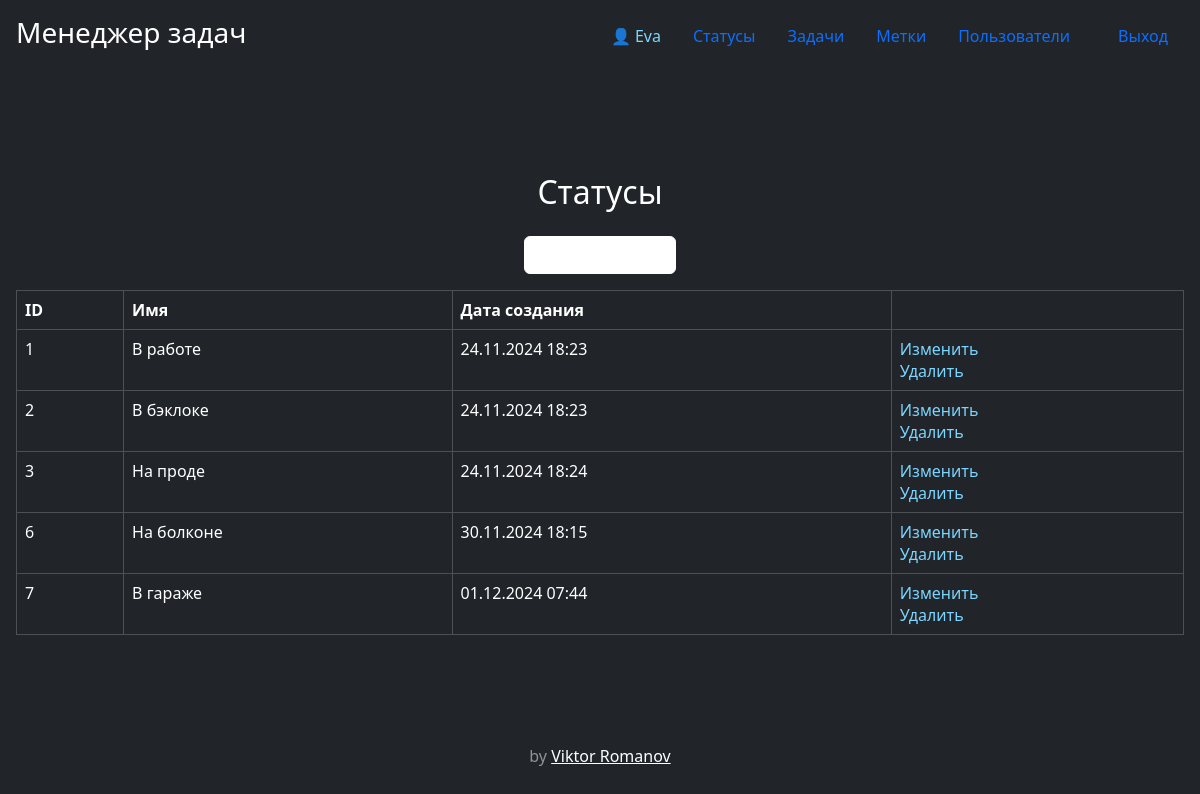
/statuses/ (signed in), run on an earlier commit of the app's database.
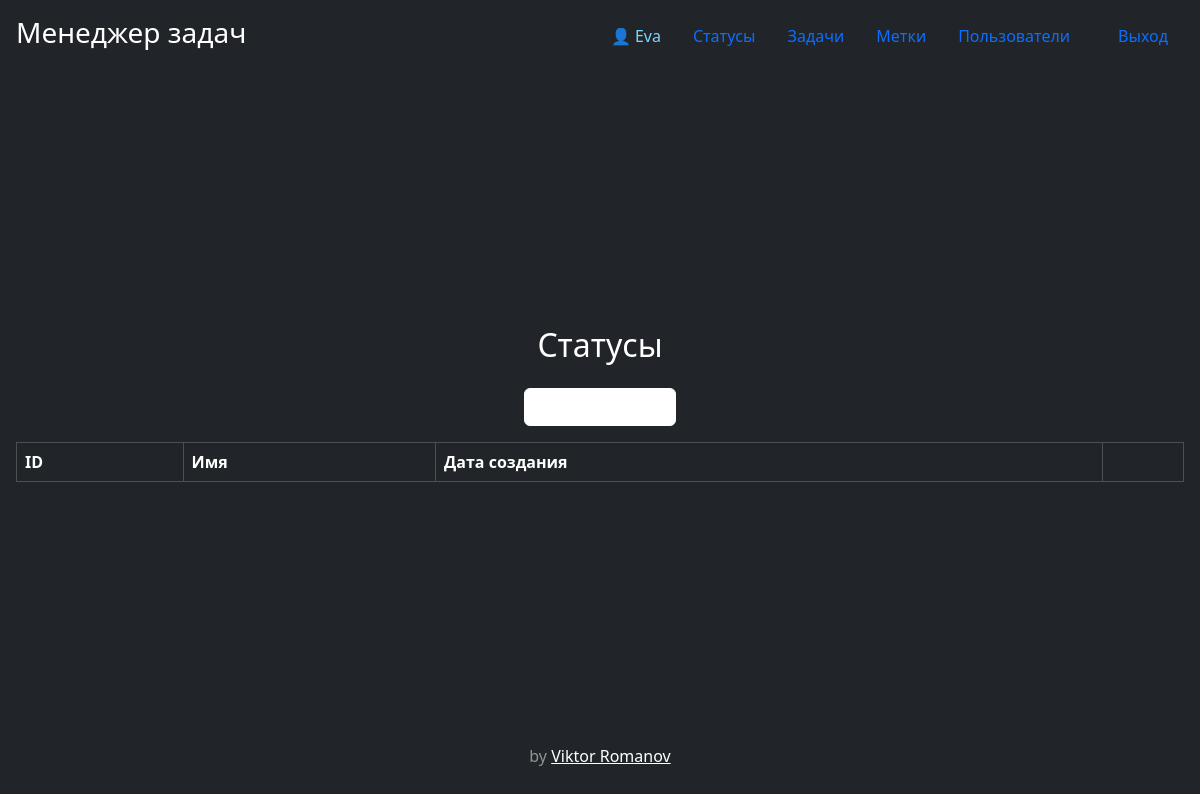
And on a later commit of the database.
### task_manager/users/models.py (models this page shows, shortened)
class User(AbstractUser):
    first_name = models.CharField(blank=False, max_length=150)
    last_name = models.CharField(blank=False, max_length=150)
    USERNAME_FIELD = 'username'

### task_manager/statuses/models.py (models this page shows, shortened)
class Status(models.Model):
    name = models.CharField(max_length=255)
    created_at = models.DateTimeField(auto_now_add=True)

### task_manager/statuses/views.py (the view)
# urls.py: path('', views.index, name='status_list'),
def index(request):
    if not request.user.is_authenticated:
        messages.warning(
            request, "Вы не авторизованы! Пожалуйста, выполните вход.")
        return redirect('login')
    statuses = Status.objects.all()
    return render(request, 'statuses/list.html', {'statuses': statuses})

### task_manager/templates/statuses/list.html
{% extends 'base.html' %}
{% block content %}
  <h2 class="my-4">Статусы</h2>
  <p class="lead">
    {% if user.is_authenticated %}
    <a href="{% url 'status_create' %}" class="btn btn-primary btn-secondary fw-bold border-white bg-white">Создать статус</a>
    {% endif %}
  </p>
  <table class="table table-bordered table-hover table-dark text-nowrap" data-test="urls">
    <thead>
      <tr>
        <th>ID</th>
        <th>Имя</th>
        <th>Дата создания</th>
        <th></th>
      </tr>
    </thead>
    <tbody>
  {% for status in statuses %}
    <tr>
      <td>{{ status.id }}</td>
      <td>{{ status.name }}</td>
      <td>{{ status.created_at|date:"d.m.Y H:i" }}</td>
      <td>
        <a href="{% url 'status_update' status.pk %}" style="text-decoration: none; color: #7bd5ff;">Изменить</a>
        <br>
        <a href="{% url 'status_delete' status.pk %}" style="text-decoration: none; color: #7bd5ff;">Удалить</a>
      </td>
    </tr>
  {% endfor %}
    </tbody>
  </table>
{% endblock %}

### task_manager/templates/base.html (shortened to what this page needs)
{% load django_bootstrap5 %}
{% bootstrap_css %}
<!DOCTYPE html>
<html lang="ru">
  <head>
  </head>
<body class="d-flex h-100 text-center text-white bg-dark">
<div class="cover-container d-flex w-100 h-100 p-3 mx-auto flex-column">
  <header class="mb-auto">
    <div>
      <h3 class="float-md-start mb-0"><a class="nav-link" href="{% url 'index' %}">Менеджер задач</a></h3>
      <nav class="nav nav-masthead justify-content-center float-md-end">
        {% if user.is_authenticated %}
        <a class="nav-link" href="{% url 'user_update' user.pk %}" style="text-decoration: none; color: #7bd5ff;">👤 {{ user.username }}</a>
        <a class="nav-link" href="{% url 'status_list' %}">Статусы</a>
        <a class="nav-link" href="{% url 'tasks_list' %}">Задачи</a>
        <a class="nav-link" href="{% url 'labels_list' %}">Метки</a>
        {% endif %}
        <a class="nav-link" aria-current="page" href="{% url 'user_list' %}">Пользователи</a>
        {% if not user.is_authenticated %}
          <a class="nav-link" href="{% url 'login' %}">Вход</a>
          <a class="nav-link" href="{% url 'user_create' %}">Регистрация</a>
        {% else %}
        <form class="ms-3 mb-md-0" method="post" action="{% url 'logout' %}" >
          <input class="nav-link" type="submit" value="Выход">
        </form>
        {% endif %}
      </nav>
    </div>
  </header>
  {% block content %}{% endblock %}
  <footer class="mt-auto text-white-50">
    <p>by <a href="https://github.com/qffo" target="_blank"  class="text-white">Viktor Romanov</a></p>
  </footer>
</div>
</body>
</html>

### task_manager/templates/base.html (style rules this page uses)
body { text-shadow: none; }

What changed in the data, as far as the page shows it:
removed Status: id "1", name "В работе", created_at "24.11.2024 18:23"
removed Status: id "2", name "В бэклоке", created_at "24.11.2024 18:23"
removed Status: id "3", name "На проде", created_at "24.11.2024 18:24"
removed Status: id "6", name "На болконе", created_at "30.11.2024 18:15"
removed Status: id "7", name "В гараже", created_at "01.12.2024 07:44"
